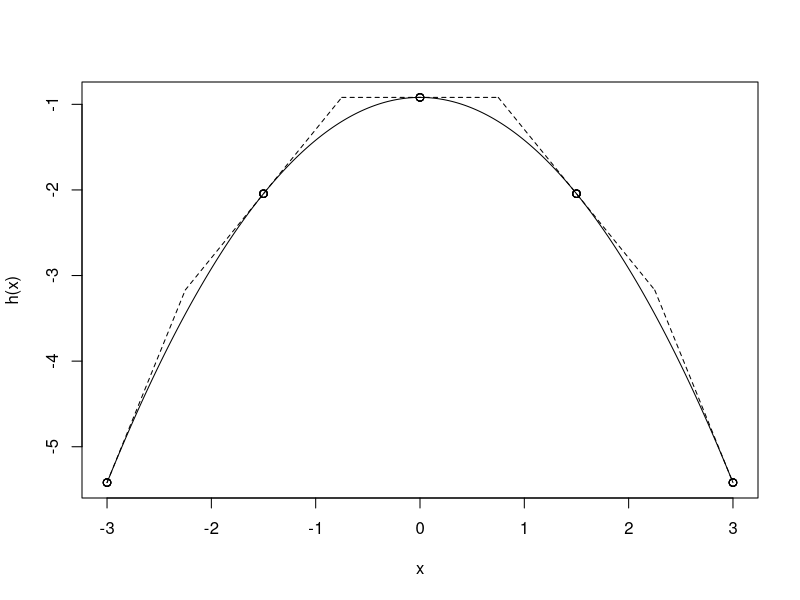

Source code (R):
#the functions will be designed to take the following inputs:
#the density, in the form of an R expression via expression or quote with variable x

#Matt Boyas, Michelle Newcomer
#Code Version 11/22/2013
#Known Bugs: None


#------Begin User input-----------------------------
density <- quote((1/sqrt(2*pi))*exp((-x^2)/2)) #Or could we have the user quote something like dnorm(mu, sigma)?
k<-5 #number of points to make the upper hull. Minimum is 2
d<-c(-3,3) #user specified boundaries of domain
#work with standard normal to begin with
#-----End user Input--------------------------------



#------Prep Function to define h(x) and h'(x)-----------------------------

prep <- function(f){
  logQuote <- bquote(log(.(density)))
  deriv<- D(logQuote, "x")
  return(list(logQuote, deriv))
}
#compute the log and the derivative of the log in a preparation function so we don't have to evaluate these expressions every time we want h or h'

prep <- prep(density)

h <- function(x){
  return(eval(prep[[1]]))
}

hPrime <- function(x){
  return(eval(prep[[2]]))
}

#h and hPrime take x as the sole input and can be used in the computation of the equations in the paper algorithm
#------End Prep Function to define h(x) and h'(x)-----------------------------




#------Define Functions required for initialization-----------------------------


#Calculate zj to determine the tip of the upper hull
z <- c() #initialize the vector that contains the z values

zrange <- function(k,xabs){
  for (j in 1:(k-1)){
    z[j] <- (h(xabs[j+1])-h(xabs[j])-xabs[j+1]*hPrime(xabs[j+1])+xabs[j]*hPrime(xabs[j]))/(hPrime(xabs[j])-hPrime(xabs[j+1]))
  }
return(z)
}

#calculate the equation of the tangent line
xabs <- c() #initializes the vector that contains the abscissae

uk <- function(d,k,index){
  for (j in 1:k){
    xabs[j] <-  (d[2]-d[1])/(k-1)*(j-1)+d[1] #find the abscissae
  }
  

  zvalue <- zrange(k,xabs) #find the z values in equation 1

    
  useg <- c(d[1],zvalue,d[2]) #find the x values of the line segments for equation 2
  xseq <- matrix(nrow=100, ncol=k) #initializes the matrix x values used for equation 2
  uk_x <- matrix(nrow=nrow(xseq),ncol=k) #initializes the matrix for each tangent line uk(x)
  
  for (j in 1:k){
    xseq[,j] <- seq(useg[j],useg[j+1],length=100) #x segment used to calculate equation 2
    uk_x[,j] <-h(xabs[j])+(xseq[,j]-xabs[j])*hPrime(xabs[j]) #equation 2
  }
  
  return(list(xabs,zvalue,useg,xseq,uk_x))
}
#--------------End of functions required for the initialization step----------------------



#------Begin initialization step. First evaluate if the derivative is (+) or (-) --------------------
initialize <- function(d,k){
  if (hPrime(d[1])>0 & hPrime(d[2])<0){
    index<-seq(1,k,by=1)  
    u <- uk(d,k,index) #references the function that calculates u in equation 2

  }
  else {
    break
  }
  return(u)
}
#------End initialization step evaluates if the derivative is (+) or (-) --------------------



#------Run the ARS scheme--------------------
upper <- initialize(d,k)



#------------------Plot results---------------

x <- seq(d[1],d[2],by=0.01)
plot(x,h(x),type="n",ylim=c(h(d[1]),max(upper[[5]])))
lines(x,h(x))
for (i in 1:k){

  lines(upper[[4]][,i],upper[[5]][,i],lty=2) #plots the tangent lines
  points(upper[[1]],h(upper[[1]])) #plots the absiccae
  #points(upper[[2]][j-1],tail(upper[[5]][,j-1],1))

}


